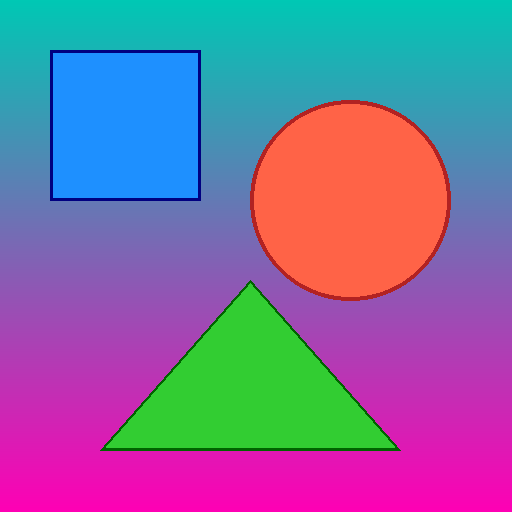
#> input picture backend/experiments/data/sample_image.png, 512 x 512 px
$ python -i exp_image.py   (imports and definitions only)
#> lines starting #> are read from the running program, lines starting #| are printed output that depends on the picture
"""
GreenGauge Experiment: Image Processing Benchmark
=================================================
File Modality: Image (.png)
Tracks energy consumption and carbon emissions for computer vision & image processing workloads.

Pipeline stages:
1. Synthetic image generation / loading (512x512 RGB)
2. Grayscale conversion & color space manipulation
3. 2D Gaussian convolution filtering
4. Sobel edge detection (gradient magnitude computation)
5. Histogram equalization & contrast enhancement
6. Multi-scale resizing & spatial rotation
"""

import os
import time
import numpy as np
from PIL import Image, ImageDraw, ImageFilter
from scipy.signal import convolve2d
from codecarbon import EmissionsTracker

DATA_DIR = os.path.join(os.path.dirname(os.path.abspath(__file__)), "data")
IMAGE_PATH = os.path.join(DATA_DIR, "sample_image.png")


# [27 lines left out: function ensure_sample_image, not called in this run]


def process_image(image_path, iterations=5):
    """Executes a compute-controlled image processing pipeline."""
#> called with image_path = 'data/sample_image.png', iterations = 5
    img = Image.open(image_path).convert("RGB")
#> img is the input picture: PIL image 512x512 RGB; mean R, G, B 127.2, 109.8, 159
    arr = np.array(img, dtype=np.float32)

    # 1. Grayscale conversion (Luminance formula)
    gray = 0.2989 * arr[:, :, 0] + 0.5870 * arr[:, :, 1] + 0.1140 * arr[:, :, 2]

    # 2. 2D Gaussian Kernel Convolution
    gaussian_kernel = np.array([
        [1,  4,  7,  4, 1],
        [4, 16, 26, 16, 4],
        [7, 26, 41, 26, 7],
        [4, 16, 26, 16, 4],
        [1,  4,  7,  4, 1]
    ], dtype=np.float32) / 273.0

    blurred = gray
    for _ in range(iterations):
        blurred = convolve2d(blurred, gaussian_kernel, mode="same", boundary="symm")
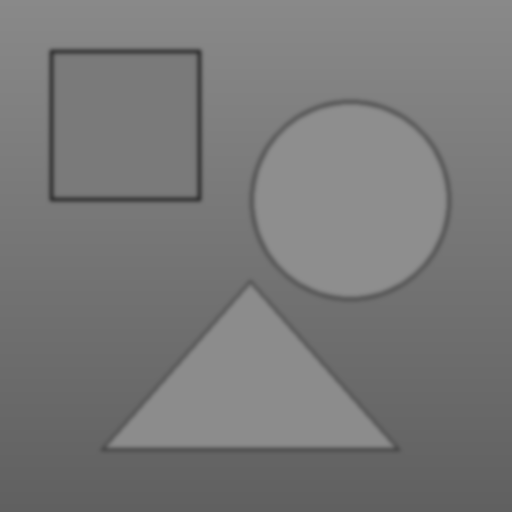
#> blurred: shape (512, 512) float32; min 58.65, max 142.4, mean 120.6

    # 3. Sobel Edge Detection (Horizontal & Vertical Gradients)
    sobel_x = np.array([[-1, 0, 1], [-2, 0, 2], [-1, 0, 1]], dtype=np.float32)
    sobel_y = np.array([[-1, -2, -1], [0, 0, 0], [1, 2, 1]], dtype=np.float32)

    gx = convolve2d(blurred, sobel_x, mode="same")
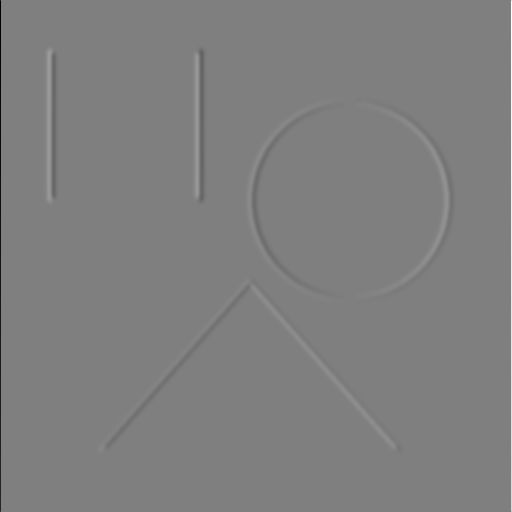
#> gx: shape (512, 512) float32; min -549.7, max 549.7, mean 0; drawn with min black and max white
    gy = convolve2d(blurred, sobel_y, mode="same")
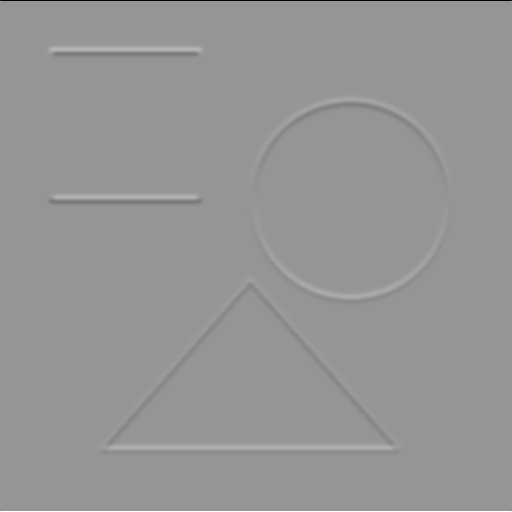
#> gy: shape (512, 512) float32; min -549.7, max 386.3, mean 0.3; drawn with min black and max white
    edges = np.sqrt(gx**2 + gy**2)
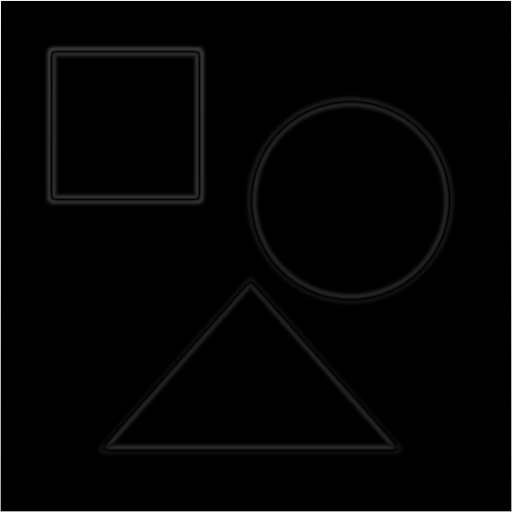
#> edges: shape (512, 512) float32; min 0, max 583.1, mean 8.5; drawn with min black and max white

    # 4. Histogram Equalization
    hist, bins = np.histogram(gray.flatten(), 256, [0, 256])
#> hist = 256 values, max 29273 at index 142, min 0 at index 0, mean 1024; bins = 257 values from 0 to 256
    cdf = hist.cumsum()
#> cdf = 256 values from 0 to 262144
    cdf_normalized = cdf * float(hist.max()) / cdf.max()
#> cdf_normalized = 256 values from 0 to 29273
    cdf_m = np.ma.masked_equal(cdf, 0)
    cdf_m = (cdf_m - cdf_m.min()) * 255 / (cdf_m.max() - cdf_m.min())
    equalized = np.ma.filled(cdf_m, 0).astype("uint8")[gray.astype("uint8")]
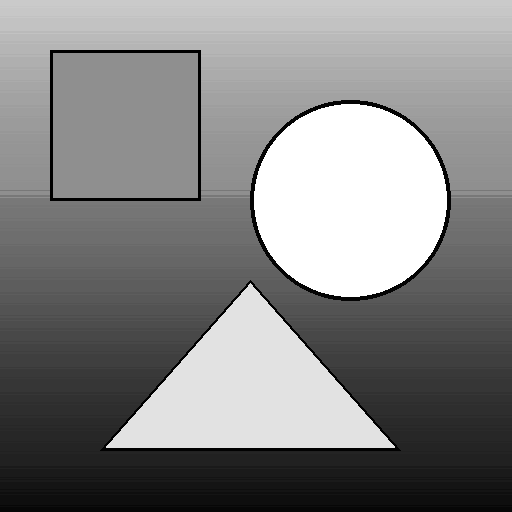
#> equalized: shape (512, 512); min 0, max 255, mean 131.5

    # 5. Multi-scale transformations & rotations
    pil_gray = Image.fromarray(np.clip(edges, 0, 255).astype(np.uint8))
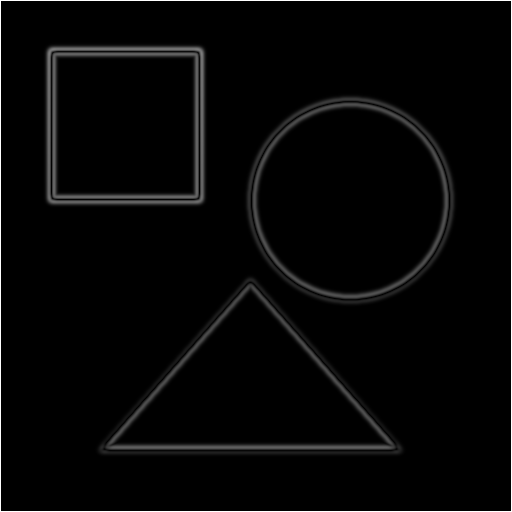
#> pil_gray: PIL image 512x512 L; min 0, max 255, mean 6.4
    transformed = pil_gray.rotate(45).resize((256, 256)).filter(ImageFilter.SHARPEN)
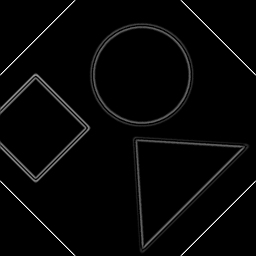
#> transformed: PIL image 256x256 L; min 0, max 255, mean 5.9

    return {
        "original_shape": arr.shape,
        "processed_shape": np.array(transformed).shape,
        "edge_mean_magnitude": float(np.mean(edges)),
        "equalized_mean": float(np.mean(equalized))
    }


# [41 lines left out: function main, not called in this run]


# [2 lines not run here, left out]

>>> result = process_image('data/sample_image.png')
#> result = {'original_shape': (512, 512, 3), 'processed_shape': (256, 256), 'edge_mean_magnitude': 8.54, 'equalized_mean': 131.5}
